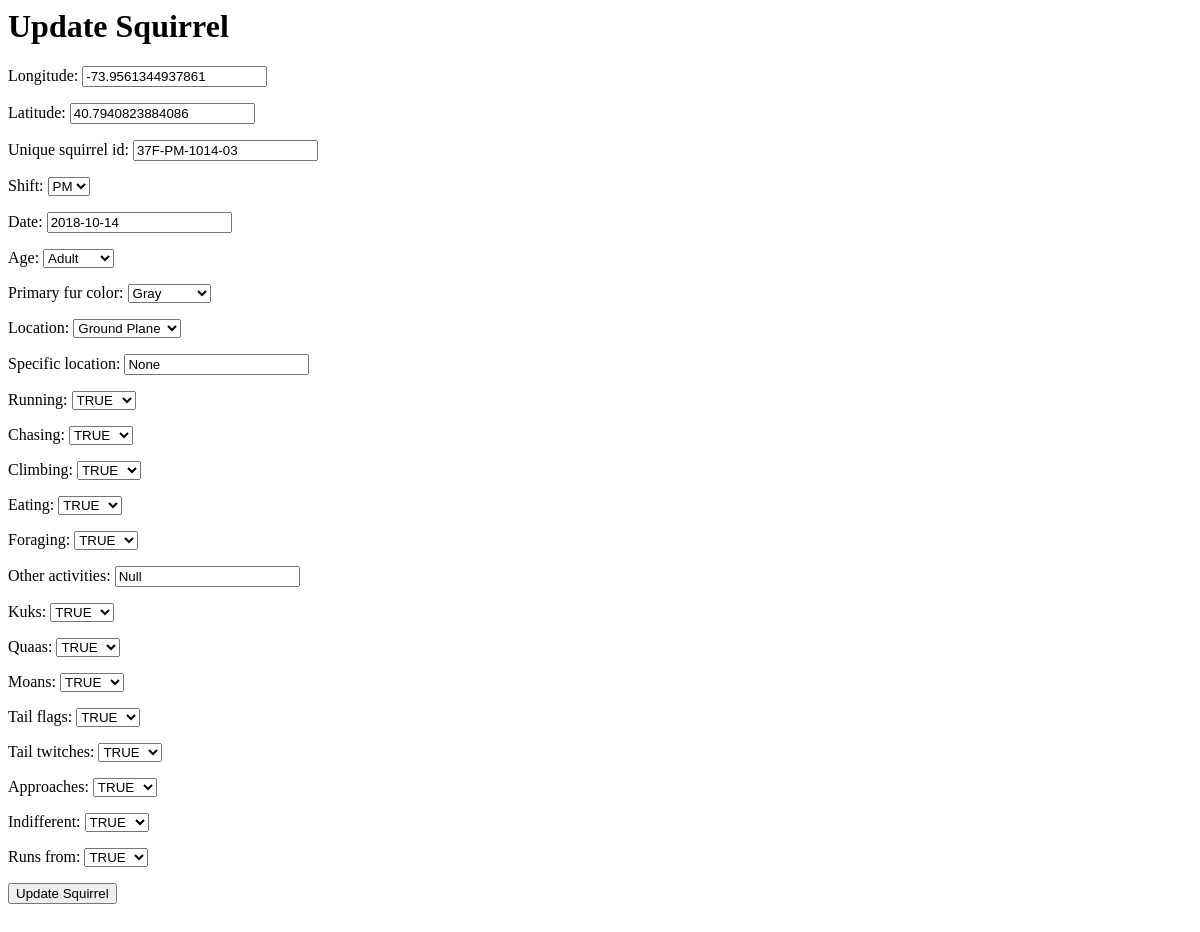
Page /sightings/37F-PM-1014-03/ on the earlier database version.
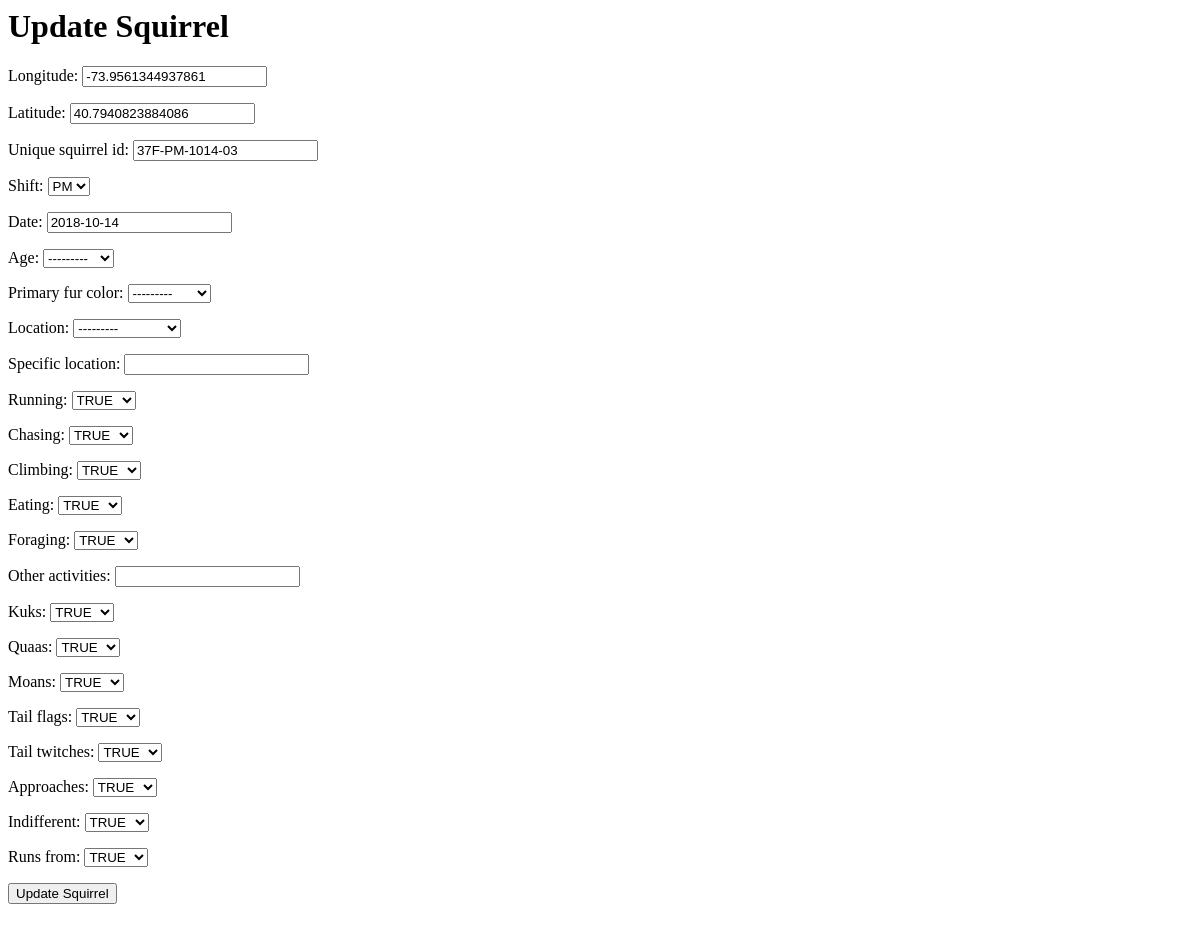
Same page on the later database version.
### sightings/models.py (models this page shows, shortened)
class Squirrel(models.Model):
    longitude = models.FloatField()
    latitude = models.FloatField()
    unique_squirrel_id = models.CharField(
        max_length=200,
        unique=True,
        primary_key=True,
    )
    Morning = 'AM'
    Afternoon = 'PM'
    OCCUR_TIME_CHOICES = [
        (Morning,'AM'),
        (Afternoon,'PM'),
    ]
    shift = models.CharField(
        max_length=2,
        choices=OCCUR_TIME_CHOICES,
        default=None,
    )
    date = models.DateField()
    Adult = 'Adult'
    Juvenile = 'Juvenile'
    AGE_CHOICES = [
        (Adult,'Adult'),
        (Juvenile,'Juvenile'),
    ]
    age = models.CharField(
        max_length=20,
        choices=AGE_CHOICES,
        default=None,
        blank=True,
        null=True,
    )
    Gray = 'Gray'
    Cinnamon = 'Cinnamon'
    Black = 'Black'
    COLOR_CHOICES = [
        (Gray,'Gray'),
        (Cinnamon,'Cinnamon'),
        (Black,'Black'),
    ]
    primary_fur_color = models.CharField(
        max_length=20,
        choices=COLOR_CHOICES,
        default=None,
        blank=True,
        null=True,
    )
    A = 'Ground Plane'
    B = 'Above Ground'
    LOCATION_CHOICES = [
        (A,'Ground Plane'),
        (B,'Above Ground'),
    ]
    location = models.CharField(
        max_length=40,
        choices=LOCATION_CHOICES,
        default=None,
        blank=True,
        null=True,
    )
    specific_location = models.CharField(max_length=200,default=None,blank=True,null=True)
    T = 'TRUE'
    F = 'FALSE'
    SELECTION_CHOICE = [
        (T,'TRUE'),
        (F,'FALSE'),
    ]
    running = models.CharField(
        max_length=20,
        choices=SELECTION_CHOICE,
        default=None,
    )
    chasing = models.CharField(
        max_length=20,
        choices=SELECTION_CHOICE,
        default=None,
    )
    climbing = models.CharField(
        max_length=20,
        choices=SELECTION_CHOICE,
        default=None,
    )
    eating = models.CharField(
        max_length=20,
        choices=SELECTION_CHOICE,
        default=None,
    )
    foraging = models.CharField(
        max_length=20,
        choices=SELECTION_CHOICE,
        default=None,
    )
    other_activities = models.CharField(max_length=200,default=None,blank=True,null=True)
    kuks = models.CharField(
        max_length=20,
        choices=SELECTION_CHOICE,
        default=None,
    )
    quaas = models.CharField(
        max_length=20,
        choices=SELECTION_CHOICE,
        default=None,
    )
    moans = models.CharField(
        max_length=20,
        choices=SELECTION_CHOICE,
        default=None,
    )
    tail_flags = models.CharField(
        max_length=20,
        choices=SELECTION_CHOICE,
        default=None,
    )
    tail_twitches = models.CharField(
        max_length=20,
        choices=SELECTION_CHOICE,
        default=None,
    )
    approaches = models.CharField(
        max_length=20,
        choices=SELECTION_CHOICE,
        default=None,
    )
    indifferent = models.CharField(
        max_length=20,
        choices=SELECTION_CHOICE,
        default=None,
    )
    runs_from = models.CharField(
        max_length=20,
        choices=SELECTION_CHOICE,
        default=None,
    )

### sightings/views.py (the view)
# urls.py: path('<unique_squirrel_id>/',views.update,name='update'),
def update(request,unique_squirrel_id):
    obj= get_object_or_404(Squirrel, pk=unique_squirrel_id)
    form = SquirrelForm(request.POST, instance= obj)
    context= {'form': form}
    if form.is_valid():
        obj= form.save(commit= False)
        obj.save()
        messages.success(request, "You successfully updated the squirrel")
        context= {'form': form}
        return render(request,'sightings/update.html' , context)
    else:
        form = SquirrelForm(instance= obj)
        context= {'form': form}
        return render(request,'sightings/update.html' , context)

### sightings/forms.py
class SquirrelForm(ModelForm):
    class Meta:
        model = Squirrel
        fields = '__all__'

### sightings/templates/sightings/update.html (shortened to what this page needs)
<html>
<head>
</head>
<body>
<h1>Update Squirrel</h1>
<form action="" method="POST">
{{ form.as_p }}
<input type="submit" value="Update Squirrel"/>
</form>
<br/><br/>
</body>
</html>

Differences in the rows shown:
changed Squirrel "37F-PM-1014-03": age "Adult" → "---------"; primary_fur_color "Gray" → "---------"; location "Ground Plane" → "---------"; specific_location "None" → (not shown); other_activities "Null" → (not shown)
